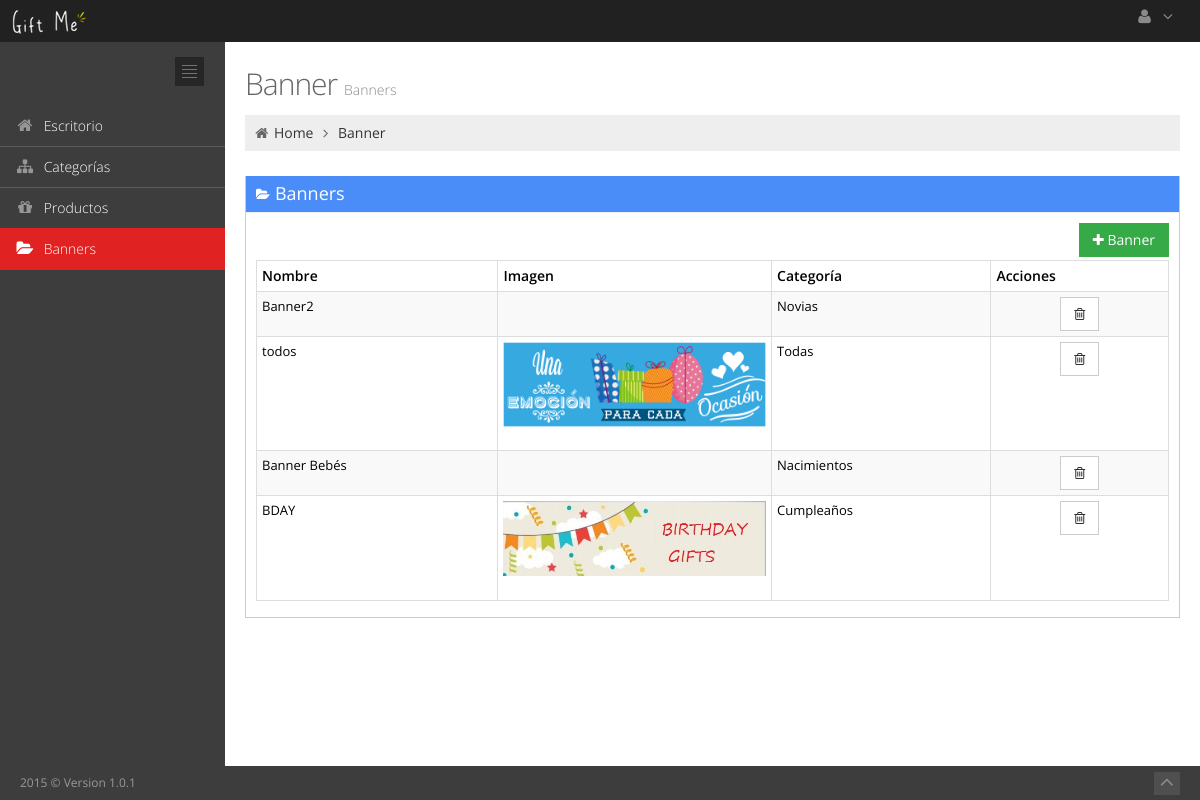
Page /admin/banner/index.php on the committed database.
### tables this page shows
CREATE TABLE `banner` (
  `id` int(11) NOT NULL,
  `nombre` varchar(100) NOT NULL,
  `id_imagen` int(20) NOT NULL,
  `categoria` int(20) NOT NULL
);

CREATE TABLE `categoria` (
  `id` int(11) NOT NULL,
  `nombre` varchar(64) NOT NULL
);

CREATE TABLE `imagen` (
  `id` int(11) NOT NULL,
  `nombre_archivo` varchar(240) NOT NULL,
  `nombre_real` varchar(240) NOT NULL,
  `producto` int(11) NOT NULL
);

### admin/banner/index.php (called while the page is built, shortened)
<?php
$pagetitle = 'Banner';
$description ='Banners';
$breadcrumbs = array('Banner' =>  WEB_ROOT."banner/");
if(Input::exists('get')){
$view = Input::get('action');
$id=Input::get('id');
switch ($view) {
	case 'nuevo' :
		$description ='Nueva';
		$breadcrumbs = array('Banner' =>  WEB_ROOT."banner/",'Nueva' =>  "");
		$content = array('banner/nuevo.php', $pagetitle, $description, $breadcrumbs) ;
		break;
	case 'eliminar' :
		$banner = new Banner($id);
		$banner->eliminarImagen($banner->data()->id_imagen);
		DB::getInstance()->delete('banner',array('id','=',$id));
		Redirect::to('index.php');
		break;
	default :
		$content = array('banner/main.php', $pagetitle, $description, $breadcrumbs) ;
}
}else{
	$content = array('banner/main.php', $pagetitle, $description, $breadcrumbs) ;
}
require_once INC_ROOT.'/includes/template.php';
?>

### admin/classes/DB.php (called while the page is built, shortened)
 <?php
class DB{
	 private static $_instance = null;
	 private $_pdo,
	 		 $_query,
	 		 $_error = false,
	 		 $_results,
	 		 $_count = 0;
	 private function __construct(){
		 try {
			 $this->_pdo = new PDO('mysql:host='. Config::get('mysql/host').';dbname='. Config::get('mysql/db'), Config::get('mysql/username'), Config::get('mysql/password'));
		 } catch(PDOException $e){
			 die($e->getMessage());
		 }
	 }
	 public static function getInstance() {
		 if(!isset(self::$_instance)){
			 self::$_instance = new DB();
		 }
		 return self::$_instance;
	 }
	 public function query($sql, $params = array()){
		 $this->_error = false;
		 if($this->_query = $this->_pdo->prepare($sql)){
		 	$x = 1;
			if(count($params)){
				 foreach($params as $param){
					 $this->_query->bindValue($x,$param);
					 $x++;
				 }
			}
			if($this->_query->execute()){
			 	$this->_results =$this->_query->fetchAll(PDO::FETCH_OBJ);
			 	$this->_count = $this->_query->rowCount();
			}else{
				 $this->_error = true;
			}
		 }
		 return $this;
	 }
	 public function action($action, $table, $where = array())
		{
			if(count($where) === 3)
			{
				$operators = array('=', '>', '<', '>=', '<=');
				$field 		= $where[0];
				$operator 	= $where[1];
				$value 		= $where[2];
				if(in_array($operator, $operators))
				{
					$sql = "{$action} FROM {$table} WHERE {$field} {$operator} ?";
					if(!$this->query($sql, array($value))->error())
					{
						return $this;
					}
				}
			}
			return false;
		}
	public function get($table, $where)
		{
			if(!isset($where))
			{
				return $this->action('SELECT *', $table);
			}
			else
			{
				return $this->action('SELECT *', $table, $where);
			}
        }
	 public function results(){
		 return $this->_results;
	 }
	public function first(){
    	$results = $this->results();
		return $results[0];
	}
	 public function count(){
		 return $this->_count;
	 }
	 public function error(){
		 return $this->_error;
	 }
 }

### admin/classes/Config.php (called while the page is built)
<?php
class Config{
	public static function get($path=null){
		if($path){
			$config = $GLOBALS['config'];
			$path = explode('/', $path);
			foreach($path as $bit){
				if(isset($config[$bit])){
					$config = $config[$bit];
				}
			}
			return $config;
		}
		return false;
	}
}

### admin/classes/Banner.php (called while the page is built, shortened)
<?php
class Banner{
	private $_db,
			$_data;
	public function __construct($id=null)
	{
		$this->_db = DB::getInstance();
		if($id){
			$this->find($id);
		}
	}
	public function find($categoria=null)
	{
		if($categoria){
			$data = $this->_db->get('banner',array('id','=', $categoria));
			if($data->count()){
				$this->_data = $data->first();
				return true;
			}
		}
	}
	public function data()
	{
		return $this->_data;
	}
	public function getImagenes()
	{
		return $this->_db->get('imagen',array('id','=',$this->data()->id_imagen))->results();
	}
}

### admin/classes/Categoria.php (called while the page is built, shortened)
<?php
class Categoria{
	private $_db,
			$_data;
	public function __construct($id=null)
	{
		$this->_db = DB::getInstance();
		if($id){
			$this->find($id);
		}
	}
	public function find($categoria=null)
	{
		if($categoria){
			$data = $this->_db->get('categoria',array('id','=', $categoria));
			if($data->count()){
				$this->_data = $data->first();
				return true;
			}
		}
	}
	public function data()
	{
		return $this->_data;
	}
}

### admin/banner/main.php (the view, shortened to what this page needs)
<?php
$banners = DB::getInstance()->get('banner',array('1','=','1'))->results();
?>
<div class="page-content-wrapper">
	<div class="page-content">
		<?php require_once(INC_ROOT.'/includes/page-header.php');	 ?>
		<div class="row">
			<div class="col-md-12">
					<div class="portlet box blue">
						<div class="portlet-title">
							<div class="caption">
								<i class="fa fa-folder-open"></i>Banners
							</div>
						</div>
						<div class="portlet-body">
							<div class="table-toolbar">
								<div class="btn-group pull-right">
									<button id="btnAgregarGasto" class="btn green" onclick="window.location.href='index.php?action=nuevo'">
										<i class="fa fa-plus"></i> Banner
									</button>
									<br><br>
								</div>
							</div>
							<table class="table table-bordered table-striped table-condensed flip-content display" id="tabla_banner">
							<thead>
							<tr>
								<th>
									 Nombre
								</th>
								<th>
									 Imagen
								</th>
								<th>
									 Categoría
								</th>
								<th>
									 Acciones
								</th>
							</tr>
							</thead>
							<tbody>
							<?php if($banners): ?>
							<?php foreach($banners as $b): ?>
							<?php $banner = new Banner($b->id);?>
							<tr>
								<td>
									<?php echo $banner->data()->nombre
									?>
								</td>
								<td width="30%">
								<?php
								$arrayImagenes=$banner->getImagenes();
								foreach($arrayImagenes as $i):?>
									<img class="img-responsive" src="<?php echo ROOT.BANNER_IMAGE_DIR?><?php echo $i->nombre_archivo?>" alt=""></a><br>
								<?php endforeach;
								 ?>
								</td>
								<td>
									<?php
									$cat = new Categoria($banner->data()->categoria);
									if($banner->data()->categoria == 0){
										echo "Todas";
									}else{
										echo $cat->data()->nombre;
									}?>
								</td>
								<td align="center">
									<a class = "btn btn-default" href="javascript:eliminarBannerActual(<?php echo $banner->data()->id ?>)"><i class="fa fa-trash-o"></i></a>
								</td>
							</tr>
							<?php endforeach; ?>
							<?php endif; ?>
							</tbody>
							</table>
					</div>
				</div>
		</div>
	</div>
</div>

### admin/includes/template.php (shortened to what this page needs)
<!DOCTYPE html>
<html lang="en" class="no-js">
<head>
<link href="<?php echo WEB_ROOT;?>assets/plugins/font-awesome/css/font-awesome.min.css" rel="stylesheet" type="text/css"/>
<link href="<?php echo WEB_ROOT;?>assets/plugins/bootstrap/css/bootstrap.min.css" rel="stylesheet" type="text/css"/>
<link href="<?php echo WEB_ROOT;?>assets/plugins/uniform/css/uniform.default.css" rel="stylesheet" type="text/css"/>
<link href="<?php echo WEB_ROOT;?>assets/plugins/gritter/css/jquery.gritter.css" rel="stylesheet" type="text/css"/>
<link href="<?php echo WEB_ROOT;?>assets/plugins/bootstrap-daterangepicker/daterangepicker-bs3.css" rel="stylesheet" type="text/css"/>
<link href="<?php echo WEB_ROOT;?>assets/plugins/fullcalendar/fullcalendar/fullcalendar.css" rel="stylesheet" type="text/css"/>
<link href="<?php echo WEB_ROOT;?>assets/plugins/jqvmap/jqvmap/jqvmap.css" rel="stylesheet" type="text/css"/>
<link href="<?php echo WEB_ROOT;?>assets/plugins/jquery-easy-pie-chart/jquery.easy-pie-chart.css" rel="stylesheet" type="text/css"/>
<link href="<?php echo WEB_ROOT;?>assets/plugins/bootstrap-datepicker/css/datepicker.css" rel="stylesheet" type="text/css" />
<link href="<?php echo WEB_ROOT;?>assets/plugins/select2/select2.css" rel="stylesheet" type="text/css"/>
<link href="<?php echo WEB_ROOT;?>assets/plugins/select2/select2-metronic.css" rel="stylesheet" type="text/css"/>
<link href="<?php echo WEB_ROOT;?>assets/plugins/data-tables/DT_bootstrap.css" rel="stylesheet"/>
<link href="<?php echo WEB_ROOT;?>assets/plugins/jquery-multi-select/css/multi-select.css" rel="stylesheet" type="text/css" />
<link href="<?php echo WEB_ROOT;?>assets/plugins/bootstrap-select/bootstrap-select.min.css" rel="stylesheet" type="text/css"/>
<link href="<?php echo WEB_ROOT;?>assets/plugins/jstree/dist/themes/default/style.min.css" rel="stylesheet" type="text/css" />
<link href="<?php echo WEB_ROOT;?>assets/css/pages/invoice.css" rel="stylesheet" type="text/css"/>
<link href="<?php echo WEB_ROOT;?>assets/css/style-metronic.css" rel="stylesheet" type="text/css"/>
<link href="<?php echo WEB_ROOT;?>assets/css/style.css" rel="stylesheet" type="text/css"/>
<link href="<?php echo WEB_ROOT;?>assets/css/style-responsive.css" rel="stylesheet" type="text/css"/>
<link href="<?php echo WEB_ROOT;?>assets/css/plugins.css" rel="stylesheet" type="text/css"/>
<link href="<?php echo WEB_ROOT;?>assets/css/pages/tasks.css" rel="stylesheet" type="text/css"/>
<link href="<?php echo WEB_ROOT;?>assets/css/themes/default.css" rel="stylesheet" type="text/css" id="style_color"/>
<link href="<?php echo WEB_ROOT;?>assets/css/print.css" rel="stylesheet" type="text/css" media="print"/>
<link href="<?php echo WEB_ROOT;?>assets/css/custom.css" rel="stylesheet" type="text/css"/>
<link href="<?php echo WEB_ROOT;?>assets/css/uploadifive.css" rel="stylesheet" type="text/css"/>
<link href="<?php echo WEB_ROOT;?>assets/plugins/dropzone/css/dropzone.css" rel="stylesheet"/>
</head>
<body class="page-header-fixed">
	<?php include(INC_ROOT.'/includes/header.php'); ?>
<div class="page-container">
	<?php include('sidebar.php');  ?>
	 <?php
	    require_once(INC_ROOT.'/'.$content[0]);
	 ?>
</div>
<div class="footer">
	<div class="footer-inner">
		 2015 &copy; Version 1.0.1
	</div>
	<div class="footer-tools">
		<span class="go-top">
			<i class="fa fa-angle-up"></i>
		</span>
	</div>
</div>
</body>
</html>

### admin/includes/header.php (shortened to what this page needs)
<div class="header navbar navbar-fixed-top">
	<div class="header-inner">
		<div class="hor-menu">
			<a href="<?php echo WEB_ROOT;?>"><img style="padding-left: 5px;padding-top: 5px" src="<?php echo WEB_ROOT;?>assets/img/logo.png"></a>
		</div>
		</div>
		<ul class="nav navbar-nav pull-right">
			<li class="dropdown user">
				<a href="#" class="dropdown-toggle" data-toggle="dropdown" data-hover="dropdown" data-close-others="true">
					<i class="fa fa-user"> </i>
					<i class="fa fa-angle-down"></i>
				</a>
			</li>
		</ul>
	</div>

### admin/includes/sidebar.php (shortened to what this page needs)
<?php
$directory = explode('/',ltrim($_SERVER['REQUEST_URI'],'/'));
$directories = array("index.php", "categorias","productos", "banner","");
foreach ($directories as $folder){
	$active[$folder] = ($directory[1] == $folder)? "active":"noactive";
}
?>
	<div class="page-sidebar-wrapper">
		<div class="page-sidebar navbar-collapse collapse">
			<ul class="page-sidebar-menu" data-auto-scroll="true" data-slide-speed="200">
				<li class="sidebar-toggler-wrapper">
					<div class="sidebar-toggler hidden-phone">
					</div>
				</li>
				<br>
				<?php
					if($active['']=="active"){
				?>
					<li class="start <?php echo $active[''] ?> ">
						<a href="<?php echo WEB_ROOT;?>index.php">
							<i class="fa fa-home"></i>
							<span class="title">
								Escritorio
							</span>
							<span class="selected">
							</span>
						</a>
					</li>
				 <?php }else{?>
					 <li class="start <?php echo $active['index.php'] ?> ">
						<a href="<?php echo WEB_ROOT;?>index.php">
							<i class="fa fa-home"></i>
							<span class="title">
								Escritorio
							</span>
						</a>
					</li>
				 <?php } ?>
				<li class="<?php echo $active['categorias']?>">
					<a href="<?php echo WEB_ROOT;?>categorias/index.php">
						<i class="fa fa-sitemap"></i>
						<span class="title">
							Categorías
						</span>
					</a>
				</li>
				<li class="<?php echo $active['productos']?>">
					<a href="<?php echo WEB_ROOT;?>productos/index.php">
						<i class="fa fa-gift"></i>
						<span class="title">
							Productos
						</span>
					</a>
				</li>
				<li class="<?php echo $active['banner']?>">
					<a href="<?php echo WEB_ROOT;?>banner/index.php">
						<i class="fa fa-folder-open"></i>
						<span class="title">
							Banners
						</span>
					</a>
				</li>
			</ul>
		</div>
	</div>

### admin/includes/page-header.php (shortened to what this page needs)
<div class="row hidden-print">
	<div class="col-md-12">
		<h3 class="page-title">
	<?php	echo $content[1]; ?> <small><?php	echo $content[2]; ?></small>
		</h3>
		<ul class="page-breadcrumb breadcrumb">
			<li>
				<i class="fa fa-home"></i>
				<a href="<?php echo WEB_ROOT;?>">
					Home
				</a>
				<i class="fa fa-angle-right"></i>
			</li>
	<?php
		foreach($breadcrumbs as $breadcrumb => $ahref){ ?>
			<li>
				<a href="<?php echo $ahref; ?>">
					<?php echo $breadcrumb; ?>
				</a>
			</li>
		<?php
		}
	  ?>
		</ul>
	</div>
</div>

### admin/assets/css/style-metronic.css (style rules this page uses)
div, input, select, textarea, span, img, table, td, th, p, a, button, ul, code, pre, li { -webkit-border-radius: 0 !important; -moz-border-radius: 0 !important; border-radius: 0 !important; }
.btn { border-width: 0; padding: 7px 14px; font-size: 14px; outline: none !important; -webkit-box-shadow: none !important; -moz-box-shadow: none !important; box-shadow: none !important; -webkit-border-radius: 0 !important; -moz-border-radius: 0 !important; border-radius: 0 !important; text-shadow: none; }
.btn-default { border-width: 1px; padding: 6px 13px; }
.btn.green { color: white; text-shadow: none; background-color: #35aa47; }
.btn > i { font-size: 14px; }
.table thead > tr > th { border-bottom: 0; }
.table td .img-responsive { width:100%; }

### admin/assets/css/style-responsive.css (style rules this page uses)
@media (min-width: 992px) { .page-sidebar { width: 225px; float: left; position: relative; margin-right: -100%; } }
@media (min-width: 992px) { .page-sidebar.navbar-collapse { max-height: none !important; } }
@media (min-width: 992px) { .page-content-wrapper { float: left; width: 100%; } }
@media (min-width: 992px) { .page-content { margin-left: 225px; margin-top: 0px; min-height: 600px; padding: 25px 20px 20px 20px; } }
@media (min-width: 992px) { .footer { clear: left; } }

### admin/assets/css/themes/default.css (style rules this page uses)
body { background-color: #3d3d3d !important; }
.header { filter: none !important; background-image: none !important; background-color: #212121 !important; }
.header .navbar-nav li.dropdown .dropdown-toggle i { color: #8a8a8a !important; }
.page-sidebar { background-color: #3d3d3d; }
ul.page-sidebar-menu > li > a { border-top: 1px solid #5c5c5c !important; color: #ffffff !important; }
ul.page-sidebar-menu > li:last-child > a { border-bottom: 1px solid transparent !important; }
ul.page-sidebar-menu > li a i { color: #969696; }
ul.page-sidebar-menu > li.active > a { background: #e02222 !important; border-top-color: transparent !important; color: #ffffff; }
ul.page-sidebar-menu > li.active > a i { color: #ffffff; }
.sidebar-toggler { background-image: url(../../img/sidebar-toggler.jpg); background-color: #242424; }
.footer .footer-inner { color: #999999; }
.footer .footer-tools .go-top { background-color: #4f4f4f; }
.footer .footer-tools .go-top i { color: #8a8a8a; }

### admin/assets/css/custom.css (style rules this page uses)
.header { padding: 0 !important; margin: 0 !important; }

### admin/assets/css/print.css (style rules this page uses)
body { background-color: #fff !important; }
.header { display: none; }
.page-sidebar { display: none; }
.hidden-print { display: none; }
.footer { display: none; }
.page-container { margin: 0px !important; padding: 0px !important; }
.page-content { min-height: auto !important; padding: 0px 20px 20px !important; margin: 0 !important; }

### rows in the picture
banner: nombre "Banner2", categoria.nombre "Novias"
banner: nombre "todos", categoria "Todas"
imagen: nombre_archivo (picture)
banner: nombre "Banner Bebés", categoria.nombre "Nacimientos"
banner: nombre "BDAY", categoria.nombre "Cumpleaños"
imagen: nombre_archivo (picture)

### other values in the picture
$content[1] "Banner"
$content[2] "Banners"
$breadcrumb "Banner"
